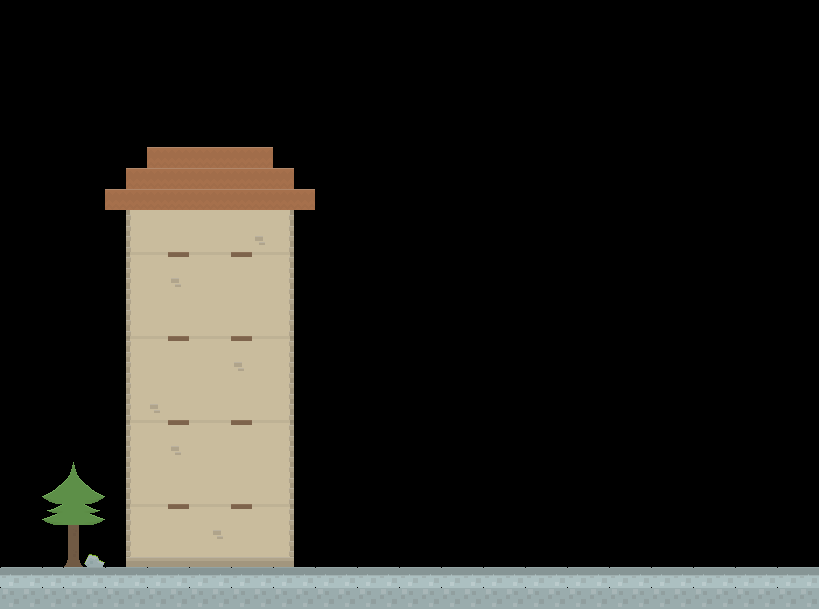

Tiled map render using the project's own tile images. Description and the map definition, with tile-layer contents summarised, below:
An orthogonal 39x29 tile map with 21x21 px tiles, 2 tile layers (background, ground).

<map version="1.0" orientation="orthogonal" renderorder="right-down" width="39" height="29" tilewidth="21" tileheight="21">
 <tileset firstgid="1" name="spritesheetV2" tilewidth="21" tileheight="21" spacing="2" margin="2">
  <image source="spritesheetV2.png" trans="ff00ff" width="692" height="692" />
 </tileset>
 <layer name="background" width="39" height="29" opacity="0.9">
  <data>[1131 cells, 209 non-empty, 22 distinct tile ids]</data>
 </layer>
 <layer name="ground" width="39" height="29">
  <data>[1131 cells, 47 non-empty, 3 distinct tile ids]</data>
 </layer>
</map>